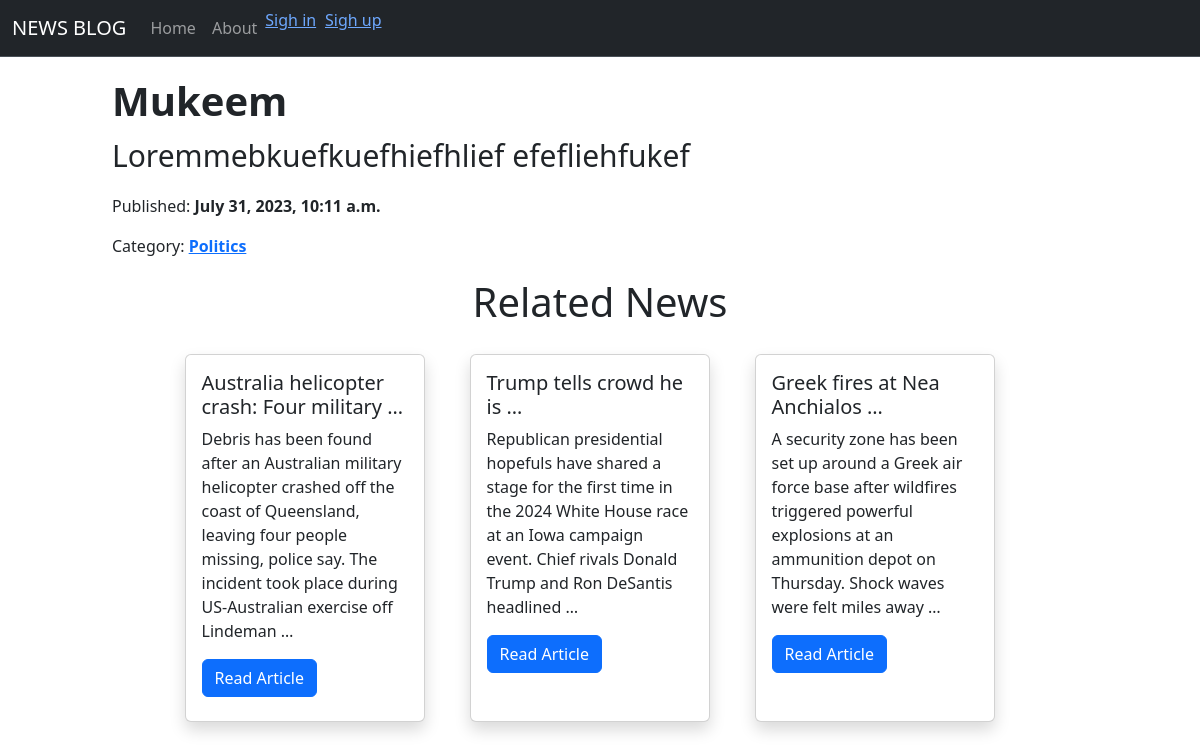
/articles/9/, run on the app's committed database.
### blogproject/apps/articles/models.py (models this page shows, shortened)
class Article(models.Model):
    class Meta:
        ordering = ["category"]
        verbose_name_plural = "articles"
        verbose_name = "article"
    title = models.CharField(max_length=350)
    description = models.TextField()
    category = models.ForeignKey('Category', on_delete=models.PROTECT, default=1, null=True)
    created = models.DateTimeField()
    published = models.BooleanField(default=True)

class Category(models.Model):
    class Meta:
        verbose_name = "category"
        verbose_name_plural = "categories"
        ordering = ["name"]
    name = models.CharField(max_length=200, db_index=True)
    description = models.TextField(blank=True)
    def __str__(self):
        return self.name

### blogproject/apps/articles/views.py (the view)
# urls.py: path('articles/<int:article_id>/', blog, name="blog"),
def blog(request, article_id):
    article = Article.objects.get(id=article_id)
    category = article.category
    articles = Article.objects.filter(category_id=category.id)
    title = f"News Blog | {article.title}"
    return render(request, 'blog.html', {
        "title": title,
        "article": article,
        "category": category,
        "articles": articles,
    })

### blogproject/apps/articles/templates/blog.html
{% extends 'base.html' %}
{% block content %}
<div class="container col-md-10">
    <h1 style="margin-top: 20px"><b>{{ article.title }}</b></h1>
    <p style="font-size: 30px;">{{ article.description }}</p>
    <p>Published: <b>{{ article.created }}</b></p>
    <p>Category: <a href="/category/{{ category.id }}"><b>{{ article.category }}</b></a></p>
</div>
<div class="container" style="margin-top: 20px;">
    <h1 style="text-align: center;">Related News</h1>
    <div class="row d-flex justify-content-center">
        {% for item in articles %}
        {% if item.id == article.id %}
        {% else %}
        <div class="col-sm-6 col-md-3 justify-content-center">
            <div class="card shadow" style="width: 15rem; height: 23rem; margin-top: 20px;">
                <div class="card-body">
                    <h5 class="card-title">{{ item.title|truncatewords:5 }}</h5>
                    <p class="card-text">{{ item.description|truncatewords:30 }}</p>
                    <a href="/articles/{{ item.id }}" class="btn btn-primary">Read Article</a>
                </div>
                <br>
            </div>
            <br>
        </div>
        {% endif %}
        {% endfor %}
    </div>
</div>
{% endblock %}

### data on the page
Article: title "Mukeem", description "Loremmebkuefkuefhiefhlief efefliehfukef", created "July 31, 2023, 10:11 a.m.", category "Politics"
Article: title "Australia helicopter crash: Four military …", description "Debris has been found after an Australian military helicopter crashed off the coast of Queensland, leaving four people missing, police say. The incident took place during US-Australian exercise off Lindeman …"
Article: title "Trump tells crowd he is …", description "Republican presidential hopefuls have shared a stage for the first time in the 2024 White House race at an Iowa campaign event. Chief rivals Donald Trump and Ron DeSantis headlined …"
Article: title "Greek fires at Nea Anchialos …", description "A security zone has been set up around a Greek air force base after wildfires triggered powerful explosions at an ammunition depot on Thursday. Shock waves were felt miles away …"
